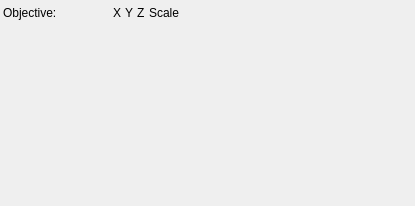
<?xml version="1.0" encoding="UTF-8"?>
<ui version="4.0">
 <class>Form</class>
 <widget class="QWidget" name="Form">
  <property name="geometry">
   <rect>
    <x>0</x>
    <y>0</y>
    <width>415</width>
    <height>206</height>
   </rect>
  </property>
  <property name="windowTitle">
   <string>Form</string>
  </property>
  <layout class="QGridLayout" name="gridLayout">
   <property name="horizontalSpacing">
    <number>8</number>
   </property>
   <property name="verticalSpacing">
    <number>0</number>
   </property>
   <property name="margin">
    <number>3</number>
   </property>
   <item row="0" column="0">
    <widget class="QLabel" name="label_2">
     <property name="text">
      <string>Objective:</string>
     </property>
    </widget>
   </item>
   <item row="0" column="3">
    <spacer name="horizontalSpacer">
     <property name="orientation">
      <enum>Qt::Horizontal</enum>
     </property>
     <property name="sizeHint" stdset="0">
      <size>
       <width>40</width>
       <height>20</height>
      </size>
     </property>
    </spacer>
   </item>
   <item row="1" column="0">
    <spacer name="verticalSpacer">
     <property name="orientation">
      <enum>Qt::Vertical</enum>
     </property>
     <property name="sizeHint" stdset="0">
      <size>
       <width>20</width>
       <height>40</height>
      </size>
     </property>
    </spacer>
   </item>
   <item row="0" column="1" colspan="2">
    <layout class="QGridLayout" name="objectiveLayout">
     <property name="spacing">
      <number>4</number>
     </property>
     <item row="0" column="5">
      <widget class="QLabel" name="label_5">
       <property name="text">
        <string>Scale</string>
       </property>
      </widget>
     </item>
     <item row="0" column="3">
      <widget class="QLabel" name="label_4">
       <property name="text">
        <string>Y</string>
       </property>
      </widget>
     </item>
     <item row="0" column="1">
      <widget class="QWidget" name="widget_5" native="true">
       <property name="minimumSize">
        <size>
         <width>20</width>
         <height>0</height>
        </size>
       </property>
      </widget>
     </item>
     <item row="0" column="2">
      <widget class="QLabel" name="label_3">
       <property name="text">
        <string>X</string>
       </property>
      </widget>
     </item>
     <item row="0" column="0">
      <widget class="QWidget" name="widget" native="true">
       <property name="minimumSize">
        <size>
         <width>20</width>
         <height>0</height>
        </size>
       </property>
      </widget>
     </item>
     <item row="0" column="4">
      <widget class="QLabel" name="label">
       <property name="text">
        <string>Z</string>
       </property>
      </widget>
     </item>
    </layout>
   </item>
  </layout>
 </widget>
 <resources/>
 <connections/>
</ui>
